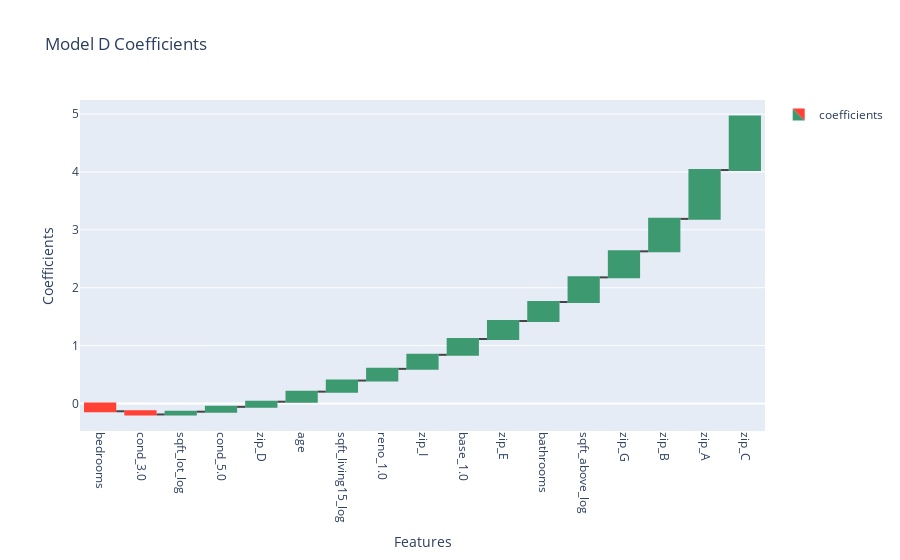

Notebook code cell kept with this figure:
### Code cell
lists_D = sorted(coefficients_D.items(), key = lambda item: item[1])
a, b = zip(*lists_D)
fig = go.Figure(go.Waterfall(x  = a, y = b, 
                             name = "coefficients"))
fig.update_layout(title = 'Model D Coefficients',
                  showlegend = True)
fig.update_xaxes(title_text = 'Features', tickangle = 90)
fig.update_yaxes(title_text = 'Coefficients')
fig.show()
#fig.write_image('./Data & Figures/model_D_waterfall.png')

### Figure 1 — Plotly figure (JSON) as saved in the notebook; plotly's stock layout.template omitted (floating-point values rounded to 4 significant figures)
{"data": [{"name": "coefficients", "type": "waterfall", "x": ["bedrooms", "cond_3.0", "sqft_lot_log", "cond_5.0", "zip_D", "age", "sqft_living15_log", "reno_1.0", "zip_I", "base_1.0", "zip_E", "bathrooms", "sqft_above_log", "zip_G", "zip_B", "zip_A", "zip_C"], "y": [-0.1341, -0.05486, 0.04772, 0.08377, 0.08866, 0.1737, 0.1918, 0.2021, 0.2427, 0.273, 0.3103, 0.329, 0.4252, 0.4499, 0.5607, 0.8433, 0.9242]}], "layout": {"showlegend": true, "title": {"text": "Model D Coefficients"}, "xaxis": {"tickangle": 90, "title": {"text": "Features"}}, "yaxis": {"title": {"text": "Coefficients"}}}}
